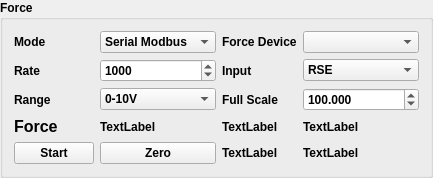
            <widget class="QGroupBox" name="groupBox_4">
             <property name="sizePolicy">
              <sizepolicy hsizetype="Preferred" vsizetype="Preferred">
               <horstretch>0</horstretch>
               <verstretch>1</verstretch>
              </sizepolicy>
             </property>
             <property name="maximumSize">
              <size>
               <width>500</width>
               <height>16777215</height>
              </size>
             </property>
             <property name="font">
              <font>
               <pointsize>9</pointsize>
               <weight>75</weight>
               <bold>true</bold>
              </font>
             </property>
             <property name="title">
             <string>Force</string>
             </property>
             <layout class="QGridLayout" name="gridLayout_6">
              <item row="0" column="0">
               <widget class="QLabel" name="forceModeLabel">
                <property name="text">
                 <string>Mode</string>
                </property>
               </widget>
              </item>
              <item row="0" column="1">
               <widget class="QComboBox" name="forceModeComboBox">
                <item>
                 <property name="text">
                  <string>Serial Modbus</string>
                 </property>
                </item>
                <item>
                 <property name="text">
                  <string>Analog Voltage</string>
                 </property>
                </item>
               </widget>
              </item>
              <item row="0" column="2">
               <widget class="QLabel" name="forceDeviceLabel">
                <property name="text">
                 <string>Force Device</string>
                </property>
               </widget>
              </item>
              <item row="0" column="3">
               <widget class="QComboBox" name="forceDeviceComboBox"/>
              </item>
              <item row="1" column="0">
               <widget class="QLabel" name="forceSampleRateLabel">
                <property name="text">
                 <string>Rate</string>
                </property>
               </widget>
              </item>
              <item row="1" column="1">
               <widget class="QSpinBox" name="forceSampleRateSpinBox">
                <property name="minimum">
                 <number>1</number>
                </property>
                <property name="maximum">
                 <number>48000</number>
                </property>
                <property name="value">
                 <number>1000</number>
                </property>
               </widget>
              </item>
              <item row="1" column="2">
               <widget class="QLabel" name="forceTerminalConfigLabel">
                <property name="text">
                 <string>Input</string>
                </property>
               </widget>
              </item>
              <item row="1" column="3">
               <widget class="QComboBox" name="forceTerminalConfigComboBox">
                <item>
                 <property name="text">
                  <string>RSE</string>
                 </property>
                </item>
                <item>
                 <property name="text">
                  <string>NRSE</string>
                 </property>
                </item>
                <item>
                 <property name="text">
                  <string>DIFFERENTIAL</string>
                 </property>
                </item>
               </widget>
              </item>
              <item row="2" column="0">
               <widget class="QLabel" name="forceVoltageRangeLabel">
                <property name="text">
                 <string>Range</string>
                </property>
               </widget>
              </item>
              <item row="2" column="1">
               <widget class="QComboBox" name="forceVoltageRangeComboBox">
                <item>
                 <property name="text">
                  <string>0-10V</string>
                 </property>
                </item>
                <item>
                 <property name="text">
                  <string>0-5V</string>
                 </property>
                </item>
                <item>
                 <property name="text">
                  <string>-10-10V</string>
                 </property>
                </item>
                <item>
                 <property name="text">
                  <string>-5-5V</string>
                 </property>
                </item>
               </widget>
              </item>
              <item row="2" column="2">
               <widget class="QLabel" name="forceFullScaleLabel">
                <property name="text">
                 <string>Full Scale</string>
                </property>
               </widget>
              </item>
              <item row="2" column="3">
               <widget class="QDoubleSpinBox" name="forceFullScaleSpinBox">
                <property name="decimals">
                 <number>3</number>
                </property>
                <property name="minimum">
                 <double>0.001000000000000</double>
                </property>
                <property name="maximum">
                 <double>1000000.000000000000000</double>
                </property>
                <property name="value">
                 <double>100.000000000000000</double>
                </property>
               </widget>
              </item>
              <item row="5" column="2">
               <widget class="QLabel" name="Force2_Label">
                <property name="font">
                 <font>
                  <pointsize>9</pointsize>
                 </font>
                </property>
                <property name="text">
                 <string>TextLabel</string>
                </property>
               </widget>
              </item>
              <item row="4" column="0">
               <widget class="QLabel" name="label_11">
                <property name="font">
                 <font>
                  <pointsize>12</pointsize>
                 </font>
                </property>
                <property name="text">
                 <string>Force</string>
                </property>
               </widget>
              </item>
              <item row="4" column="2">
               <widget class="QLabel" name="Force1_Label">
                <property name="font">
                 <font>
                  <pointsize>9</pointsize>
                 </font>
                </property>
                <property name="text">
                 <string>TextLabel</string>
                </property>
               </widget>
              </item>
              <item row="4" column="1">
               <widget class="QLabel" name="totalForceLabel">
                <property name="font">
                 <font>
                  <pointsize>9</pointsize>
                 </font>
                </property>
                <property name="text">
                 <string>TextLabel</string>
                </property>
               </widget>
              </item>
              <item row="4" column="3">
               <widget class="QLabel" name="Force3_Label">
                <property name="font">
                 <font>
                  <pointsize>9</pointsize>
                 </font>
                </property>
                <property name="text">
                 <string>TextLabel</string>
                </property>
               </widget>
              </item>
              <item row="5" column="3">
               <widget class="QLabel" name="Force4_Label">
                <property name="font">
                 <font>
                  <pointsize>9</pointsize>
                 </font>
                </property>
                <property name="text">
                 <string>TextLabel</string>
                </property>
               </widget>
              </item>
              <item row="5" column="0">
               <widget class="QPushButton" name="forceStartButton">
                <property name="text">
                 <string>Start</string>
                </property>
               </widget>
              </item>
              <item row="5" column="1">
               <widget class="QPushButton" name="forceZeroButton">
                <property name="text">
                 <string>Zero</string>
                </property>
               </widget>
              </item>
             </layout>
            </widget>
